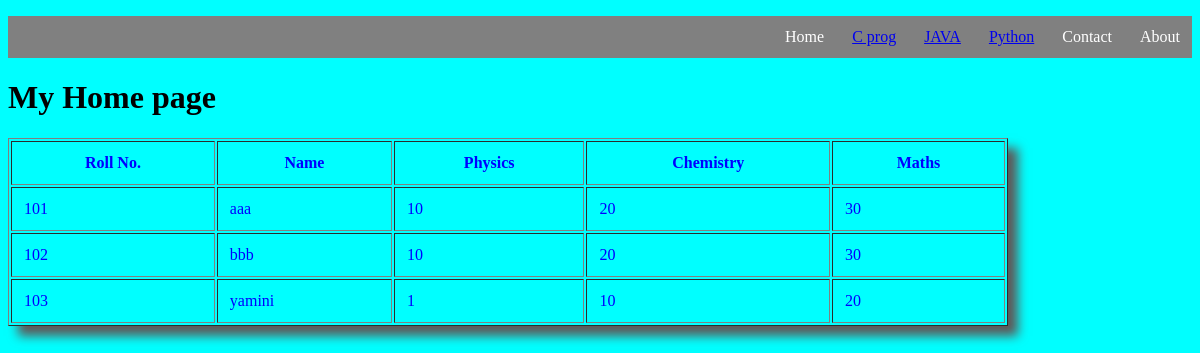
The page / on the database its author committed.
### myapp/models.py (models this page shows, shortened)
class Insertmarks(models.Model):
    URNO=models.IntegerField()
    UNAME=models.CharField(max_length=30)
    UPHY=models.IntegerField()
    UCHE=models.IntegerField()
    UMATHS=models.IntegerField()

### myapp/views.py (the view)
# urls.py: path('', views.demo,name="home"),
def demo(r):
    data=Insertmarks.objects.all()
    params={'da':data}
    return render(r,'home.html',params)

### templates/home.html
{% load static %}
<!DOCTYPE html>
<html>
    <head>
        <link rel="stylesheet" type="text/css" href='{% static "mystyle.css" %}'>
    </head>
    <body id = "mybody">
        <div id = 'mymenu'>
            <ul>
                <li> Home </li>
                <li> <a href={% url 'cprog' %}> C prog </a></li>
                <li> <a href={% url 'java' %}>JAVA </a></li>
                <li> <a href={% url 'python' %}>Python </a></li>
                <li> Contact </li>
                <li> About </li>
            </ul>
        </div>
        <div id = "first">
            <h1 style="color: black;">My Home page</h1>
            <table cellpadding='12' border="1">
                <th>Roll No.</th>
                    <th>Name</th>
                    <th>Physics</th>
                    <th>Chemistry</th>
                    <th>Maths</th>
                {% for i in da %}
                <tr>
                    <td>{{i.URNO}}</td>
                    <td>{{i.UNAME}}</td>
                    <td>{{i.UPHY}}</td>
                    <td>{{i.UCHE}}</td>
                    <td>{{i.UMATHS}}</td>
                </tr>
                {% endfor %}
            </table>
        </div>
    </body>
</html>

### static/mystyle.css (style rules this page uses)
#mymenu { background-color: gray; color: white; text-align: right; }
#mymenu ul li { display: inline-block; padding: 12px; }
#mybody { font-family: cursive; color: rgb(255, 176, 102); background-color: aqua; }
table { width: 1000px; box-shadow: 10px 10px 10px rgb(95, 88, 88); color: blue; align-items: center; }

### rows shown on the page
Insertmarks: URNO "101", UNAME "aaa", UPHY "10", UCHE "20", UMATHS "30"
Insertmarks: URNO "102", UNAME "bbb", UPHY "10", UCHE "20", UMATHS "30"
Insertmarks: URNO "103", UNAME "yamini", UPHY "1", UCHE "10", UMATHS "20"
